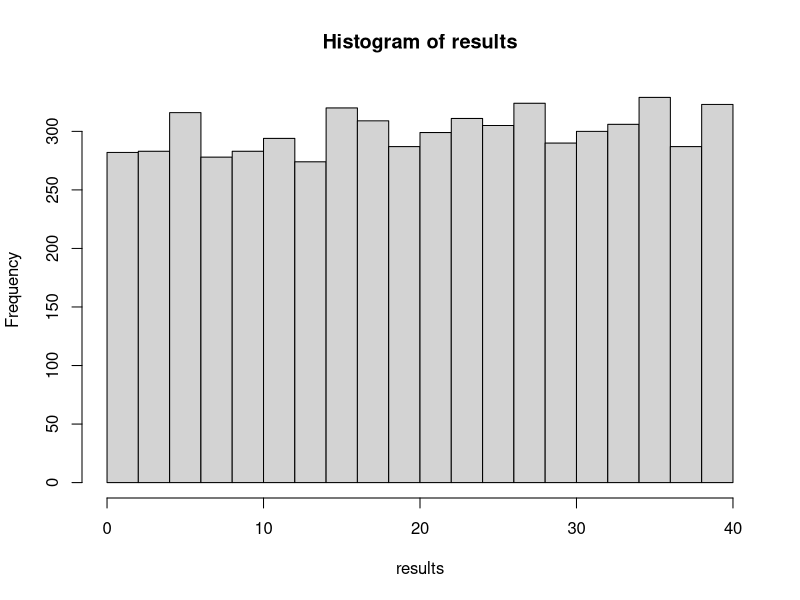
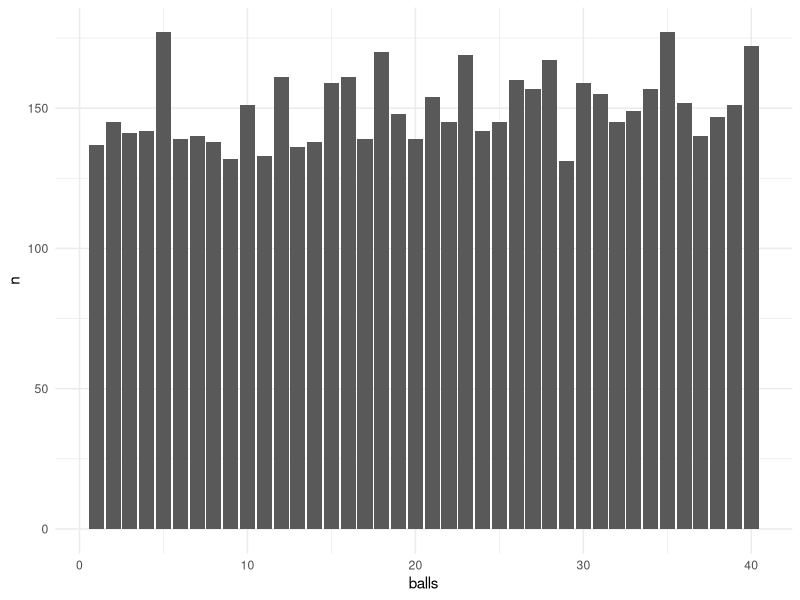

Reproduce these figures in R, in order.
# A simple R-only simulation model
library(tidyverse)
library(MCMCpack)
library(here)

n_trials = 1000
n_balls = 40
n_draw = 6

alpha = rep(1, n_balls)
balls <- sort(rep(seq(1, n_balls), n_trials))
dim(balls) <- c(n_trials, n_balls)

draws <- rdirichlet(n_trials, alpha)
results <- t(apply(draws, 1, rank))

results_mask <- results %in% seq(n_balls - n_draw + 1, n_balls)
dim(results_mask) <- c(n_trials, n_balls)

results <- t(balls)[t(results_mask)]
dim(results) <- c(n_trials, n_draw)

dim(results) <- n_trials * n_draw

hist(results)

tibble(balls = results) %>%
  group_by(balls) %>%
  count() %>%
  ggplot(aes(x = balls, y = n)) +
  geom_bar(stat = 'identity') +
  theme_minimal()
